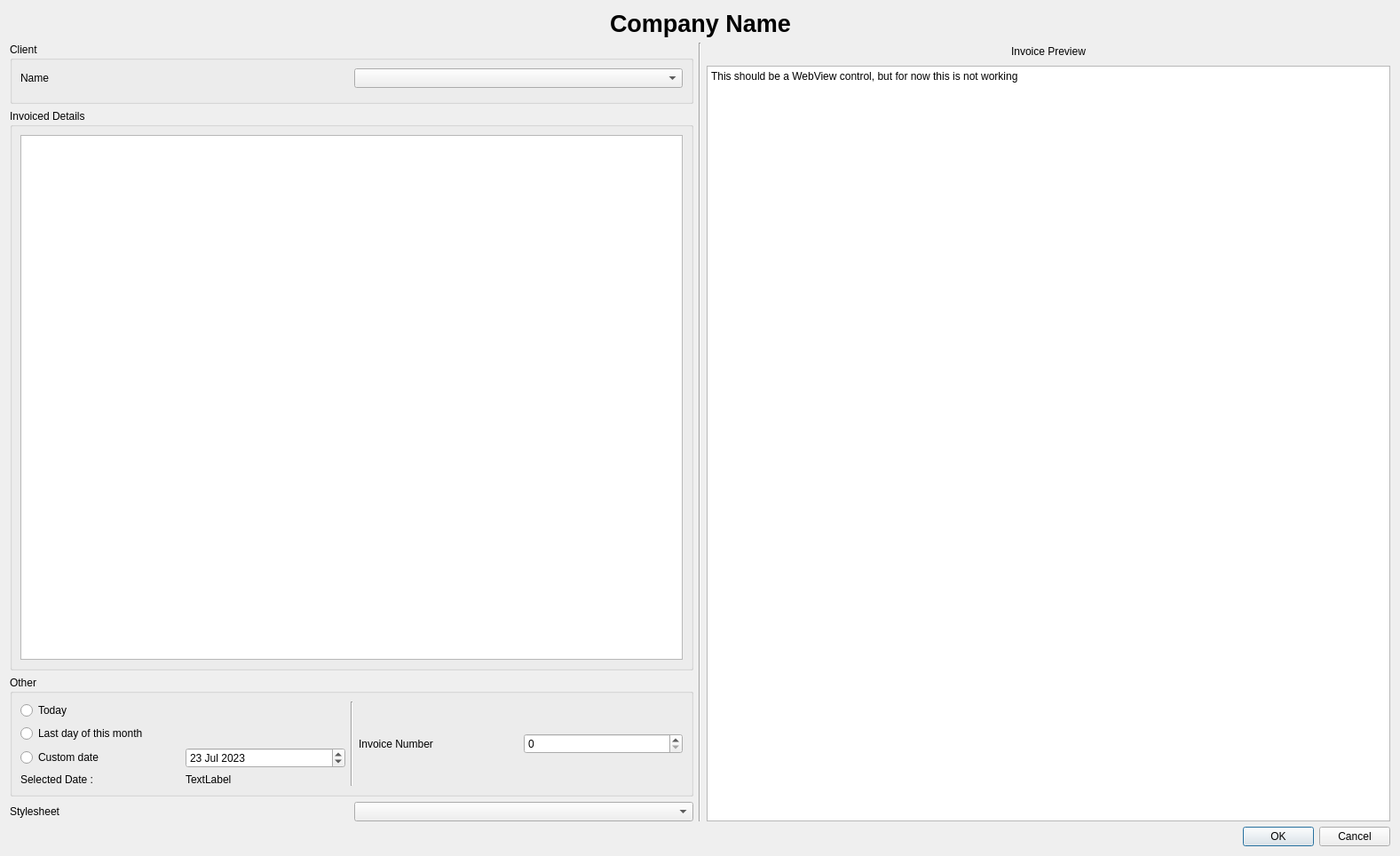
<?xml version="1.0" encoding="UTF-8"?>
<ui version="4.0">
 <class>NewInvoicePage</class>
 <widget class="QWidget" name="NewInvoicePage">
  <property name="geometry">
   <rect>
    <x>0</x>
    <y>0</y>
    <width>1577</width>
    <height>964</height>
   </rect>
  </property>
  <property name="windowTitle">
   <string>Form</string>
  </property>
  <layout class="QVBoxLayout" name="verticalLayout_7">
   <item>
    <layout class="QHBoxLayout" name="horizontalLayout_6">
     <item>
      <spacer name="horizontalSpacer_4">
       <property name="orientation">
        <enum>Qt::Horizontal</enum>
       </property>
       <property name="sizeHint" stdset="0">
        <size>
         <width>40</width>
         <height>20</height>
        </size>
       </property>
      </spacer>
     </item>
     <item>
      <widget class="QLabel" name="companyNameLabel">
       <property name="font">
        <font>
         <pointsize>20</pointsize>
         <weight>75</weight>
         <bold>true</bold>
        </font>
       </property>
       <property name="text">
        <string>Company Name</string>
       </property>
      </widget>
     </item>
     <item>
      <spacer name="horizontalSpacer_5">
       <property name="orientation">
        <enum>Qt::Horizontal</enum>
       </property>
       <property name="sizeHint" stdset="0">
        <size>
         <width>40</width>
         <height>20</height>
        </size>
       </property>
      </spacer>
     </item>
    </layout>
   </item>
   <item>
    <layout class="QHBoxLayout" name="horizontalLayout_10">
     <item>
      <layout class="QVBoxLayout" name="verticalLayout_6">
       <item>
        <widget class="QGroupBox" name="groupBox">
         <property name="title">
          <string>Client</string>
         </property>
         <layout class="QVBoxLayout" name="verticalLayout">
          <item>
           <layout class="QHBoxLayout" name="horizontalLayout">
            <item>
             <widget class="QLabel" name="label_4">
              <property name="text">
               <string>Name</string>
              </property>
             </widget>
            </item>
            <item>
             <widget class="QComboBox" name="clientCombo"/>
            </item>
           </layout>
          </item>
          <item>
           <widget class="CompanyDetailsWidget" name="clientDetailsWidget" native="true"/>
          </item>
         </layout>
        </widget>
       </item>
       <item>
        <widget class="QGroupBox" name="groupBox_2">
         <property name="title">
          <string>Invoiced Details</string>
         </property>
         <layout class="QVBoxLayout" name="verticalLayout_2">
          <item>
           <widget class="DataHandlerWidget" name="invoiceDetailsWidget"/>
          </item>
         </layout>
        </widget>
       </item>
       <item>
        <widget class="QGroupBox" name="groupBox_3">
         <property name="title">
          <string>Other</string>
         </property>
         <layout class="QHBoxLayout" name="horizontalLayout_9">
          <item>
           <layout class="QVBoxLayout" name="verticalLayout_5">
            <item>
             <layout class="QVBoxLayout" name="verticalLayout_3">
              <item>
               <widget class="QRadioButton" name="todayButton">
                <property name="text">
                 <string>Today</string>
                </property>
               </widget>
              </item>
              <item>
               <widget class="QRadioButton" name="lastDayOfMonthButton">
                <property name="text">
                 <string>Last day of this month</string>
                </property>
               </widget>
              </item>
              <item>
               <layout class="QHBoxLayout" name="horizontalLayout_5">
                <item>
                 <widget class="QRadioButton" name="customButton">
                  <property name="text">
                   <string>Custom date</string>
                  </property>
                 </widget>
                </item>
                <item>
                 <widget class="QDateEdit" name="dateEdit">
                  <property name="dateTime">
                   <datetime>
                    <hour>0</hour>
                    <minute>2</minute>
                    <second>0</second>
                    <year>2023</year>
                    <month>7</month>
                    <day>23</day>
                   </datetime>
                  </property>
                 </widget>
                </item>
               </layout>
              </item>
             </layout>
            </item>
            <item>
             <layout class="QHBoxLayout" name="horizontalLayout_7">
              <item>
               <widget class="QLabel" name="label">
                <property name="text">
                 <string>Selected Date :</string>
                </property>
               </widget>
              </item>
              <item>
               <widget class="QLabel" name="dateLabel">
                <property name="text">
                 <string>TextLabel</string>
                </property>
               </widget>
              </item>
             </layout>
            </item>
           </layout>
          </item>
          <item>
           <widget class="Line" name="line_2">
            <property name="orientation">
             <enum>Qt::Vertical</enum>
            </property>
           </widget>
          </item>
          <item>
           <layout class="QHBoxLayout" name="horizontalLayout_8">
            <item>
             <widget class="QLabel" name="label_5">
              <property name="text">
               <string>Invoice Number</string>
              </property>
             </widget>
            </item>
            <item>
             <widget class="QSpinBox" name="invoiceIdBox"/>
            </item>
           </layout>
          </item>
         </layout>
        </widget>
       </item>
       <item>
        <layout class="QHBoxLayout" name="horizontalLayout_2">
         <item>
          <widget class="QLabel" name="label_2">
           <property name="text">
            <string>Stylesheet</string>
           </property>
          </widget>
         </item>
         <item>
          <widget class="QComboBox" name="stylesheetCombo"/>
         </item>
        </layout>
       </item>
      </layout>
     </item>
     <item>
      <widget class="Line" name="line">
       <property name="orientation">
        <enum>Qt::Vertical</enum>
       </property>
      </widget>
     </item>
     <item>
      <layout class="QVBoxLayout" name="verticalLayout_4">
       <item>
        <layout class="QHBoxLayout" name="horizontalLayout_4">
         <item>
          <spacer name="horizontalSpacer_2">
           <property name="orientation">
            <enum>Qt::Horizontal</enum>
           </property>
           <property name="sizeHint" stdset="0">
            <size>
             <width>40</width>
             <height>20</height>
            </size>
           </property>
          </spacer>
         </item>
         <item>
          <widget class="QLabel" name="label_3">
           <property name="text">
            <string>Invoice Preview</string>
           </property>
          </widget>
         </item>
         <item>
          <spacer name="horizontalSpacer_3">
           <property name="orientation">
            <enum>Qt::Horizontal</enum>
           </property>
           <property name="sizeHint" stdset="0">
            <size>
             <width>40</width>
             <height>20</height>
            </size>
           </property>
          </spacer>
         </item>
        </layout>
       </item>
       <item>
        <widget class="QPlainTextEdit" name="plainTextEdit">
         <property name="plainText">
          <string>This should be a WebView control, but for now this is not working
</string>
         </property>
        </widget>
       </item>
      </layout>
     </item>
    </layout>
   </item>
   <item>
    <layout class="QHBoxLayout" name="horizontalLayout_3">
     <item>
      <spacer name="horizontalSpacer">
       <property name="orientation">
        <enum>Qt::Horizontal</enum>
       </property>
       <property name="sizeHint" stdset="0">
        <size>
         <width>40</width>
         <height>20</height>
        </size>
       </property>
      </spacer>
     </item>
     <item>
      <widget class="QDialogButtonBox" name="closeBox">
       <property name="standardButtons">
        <set>QDialogButtonBox::Cancel|QDialogButtonBox::Ok</set>
       </property>
      </widget>
     </item>
    </layout>
   </item>
  </layout>
 </widget>
 <customwidgets>
  <customwidget>
   <class>CompanyDetailsWidget</class>
   <extends>QWidget</extends>
   <header>CompanyDetailsWidget.h</header>
   <container>1</container>
  </customwidget>
  <customwidget>
   <class>DataHandlerWidget</class>
   <extends>QTableView</extends>
   <header>DataHandlerWidget.h</header>
  </customwidget>
 </customwidgets>
 <resources/>
 <connections/>
</ui>
